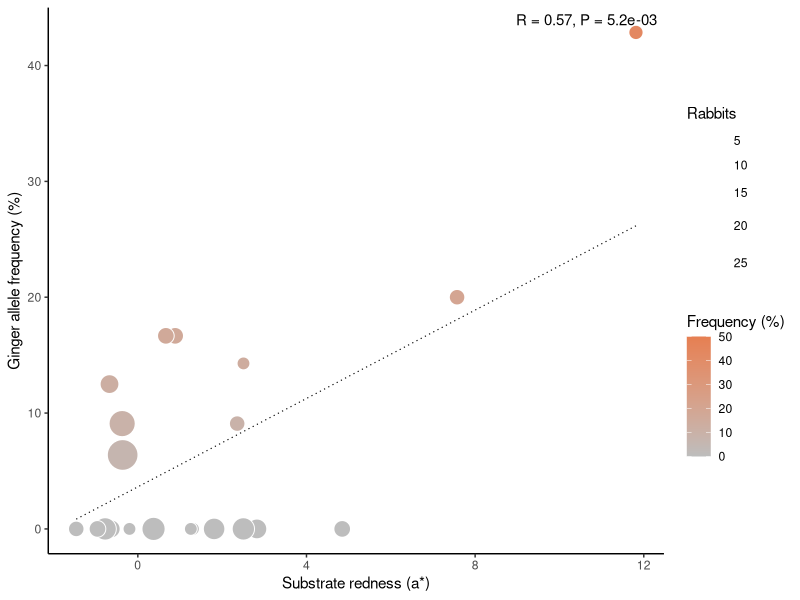
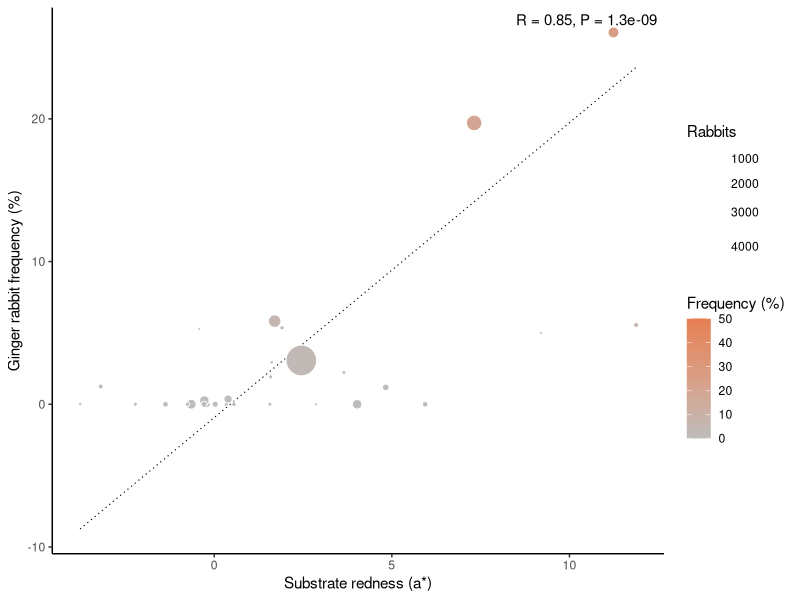

The R script that drew these images, in order:
###############################################################################
## 04_substrate_colour_correlation.R
## Correlation between ginger frequency and substrate redness (a*) across
## Australian sampling locations, weighted by the number of rabbits.
## Supports: Fig. 4a,b (scatter plots)
## Input:  data/fig4_genotype_locations.csv  (Supplementary Data 6)
##         data/fig4_phenotype_locations.csv (Supplementary Data 6)
## Output: results/04_substrate_colour/
## Run from the repository root: Rscript scripts/04_substrate_colour_correlation.R
###############################################################################

library(ggplot2)

out_dir <- "results/04_substrate_colour"
dir.create(out_dir, recursive = TRUE, showWarnings = FALSE)

genotype <- read.csv("data/fig4_genotype_locations.csv", check.names = FALSE)
phenotype <- read.csv("data/fig4_phenotype_locations.csv", check.names = FALSE)

datasets <- list(
  genotype = data.frame(
    a_star    = genotype[["a*"]],
    frequency = genotype[["Ginger allele frequency (HW-corrected)"]],
    n         = genotype[["Individuals genotyped"]]
  ),
  phenotype = data.frame(
    a_star    = phenotype[["a*"]],
    frequency = phenotype[["Ginger frequency"]],
    n         = phenotype[["Rabbits recorded"]]
  )
)

y_labels <- c(
  genotype  = "Ginger allele frequency (%)",
  phenotype = "Ginger rabbit frequency (%)"
)

# Pearson correlation weighted by sample size; P from the weighted
# least-squares slope
weighted_correlation <- function(d) {
  r <- cov.wt(cbind(d$a_star, d$frequency), wt = d$n / sum(d$n),
              cor = TRUE)$cor[1, 2]
  p <- summary(lm(frequency ~ a_star, data = d, weights = n))$coefficients[2, 4]
  c(r = r, p = p)
}

results <- data.frame()

for (nm in names(datasets)) {
  d  <- datasets[[nm]]
  wc <- weighted_correlation(d)

  results <- rbind(results, data.frame(
    dataset   = nm,
    locations = nrow(d),
    rabbits   = sum(d$n),
    r         = round(wc[["r"]], 2),
    p         = signif(wc[["p"]], 2)
  ))

  label <- sprintf("R = %.2f, P = %s", wc[["r"]],
                   formatC(wc[["p"]], format = "e", digits = 1))

  plot <- ggplot(d, aes(x = a_star, y = frequency * 100)) +
    geom_smooth(aes(weight = n), method = "lm", formula = y ~ x, se = FALSE,
                colour = "black", linewidth = 0.4, linetype = "dotted") +
    geom_point(aes(size = n, fill = frequency * 100), shape = 21,
               colour = "white", stroke = 0.5) +
    scale_fill_gradient(low = "#BDBDBD", high = "#E67F52", limits = c(0, 50),
                        oob = scales::squish, name = "Frequency (%)") +
    scale_size_area(max_size = 10, name = "Rabbits") +
    annotate("text", x = Inf, y = Inf, label = label,
             hjust = 1.05, vjust = 1.6, size = 3.8) +
    labs(x = "Substrate redness (a*)", y = y_labels[[nm]]) +
    theme_classic()

  ggsave(file.path(out_dir, sprintf("fig4_%s_correlation.pdf", nm)),
         plot, width = 6, height = 5)
}

print(results, row.names = FALSE)
write.csv(results, file.path(out_dir, "fig4_correlations.csv"), row.names = FALSE)
